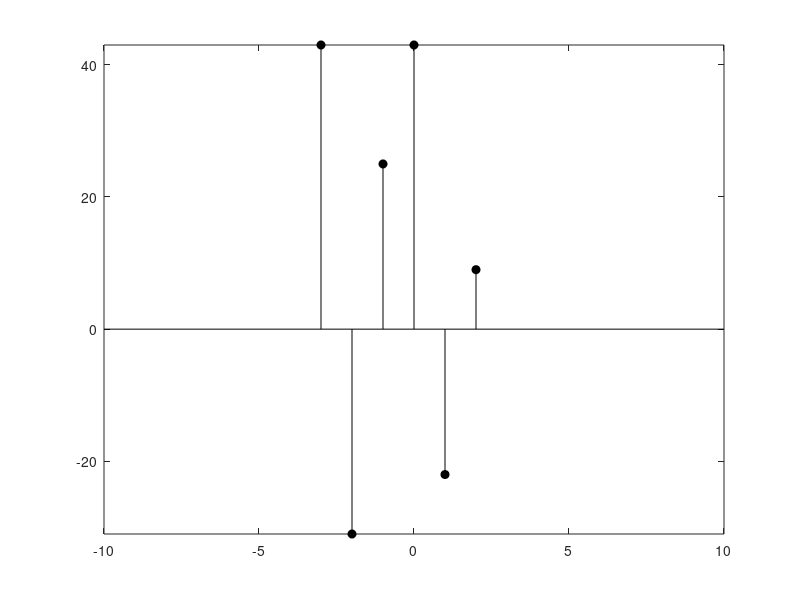

Write the MATLAB code that produced this figure.
x=[1,1,2,-3,5];
y=[2,-2,3,-4,5];
ls=[];
for i=1:3
    sum=0;
    for j=1:6-i
        sum=sum+x(j+i-1).*y(j);
    end
    ls=[ls,sum];
end
for i=1:3
    sum=0;
    for j=1:6-i
        sum=sum+x(j).*y(j+i-1);
    end
    ls=[ls,sum];
end
disp(ls);
p=-3:2; 
stem(p,ls,'k','filled');
axis([-10 10 -inf inf]);
